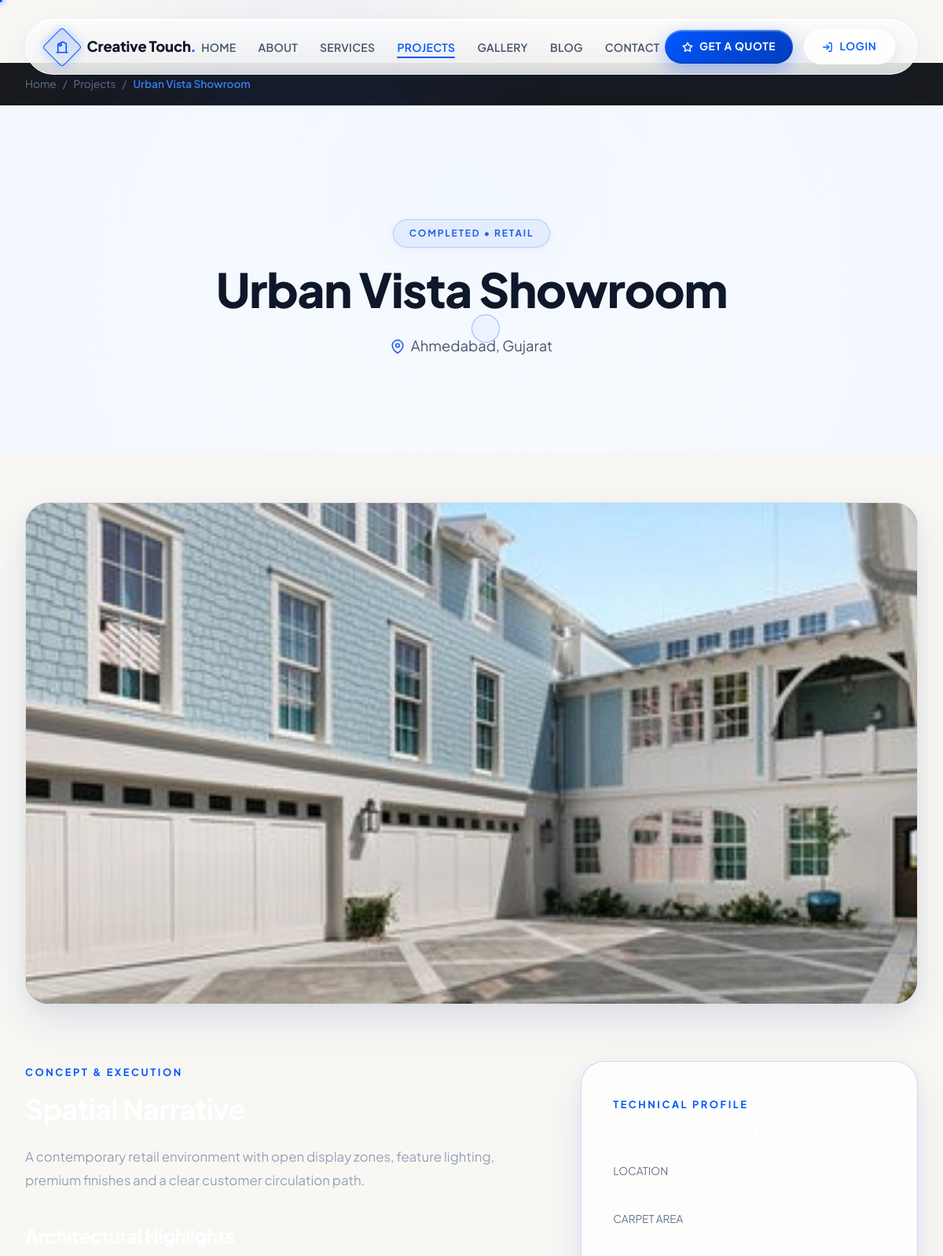
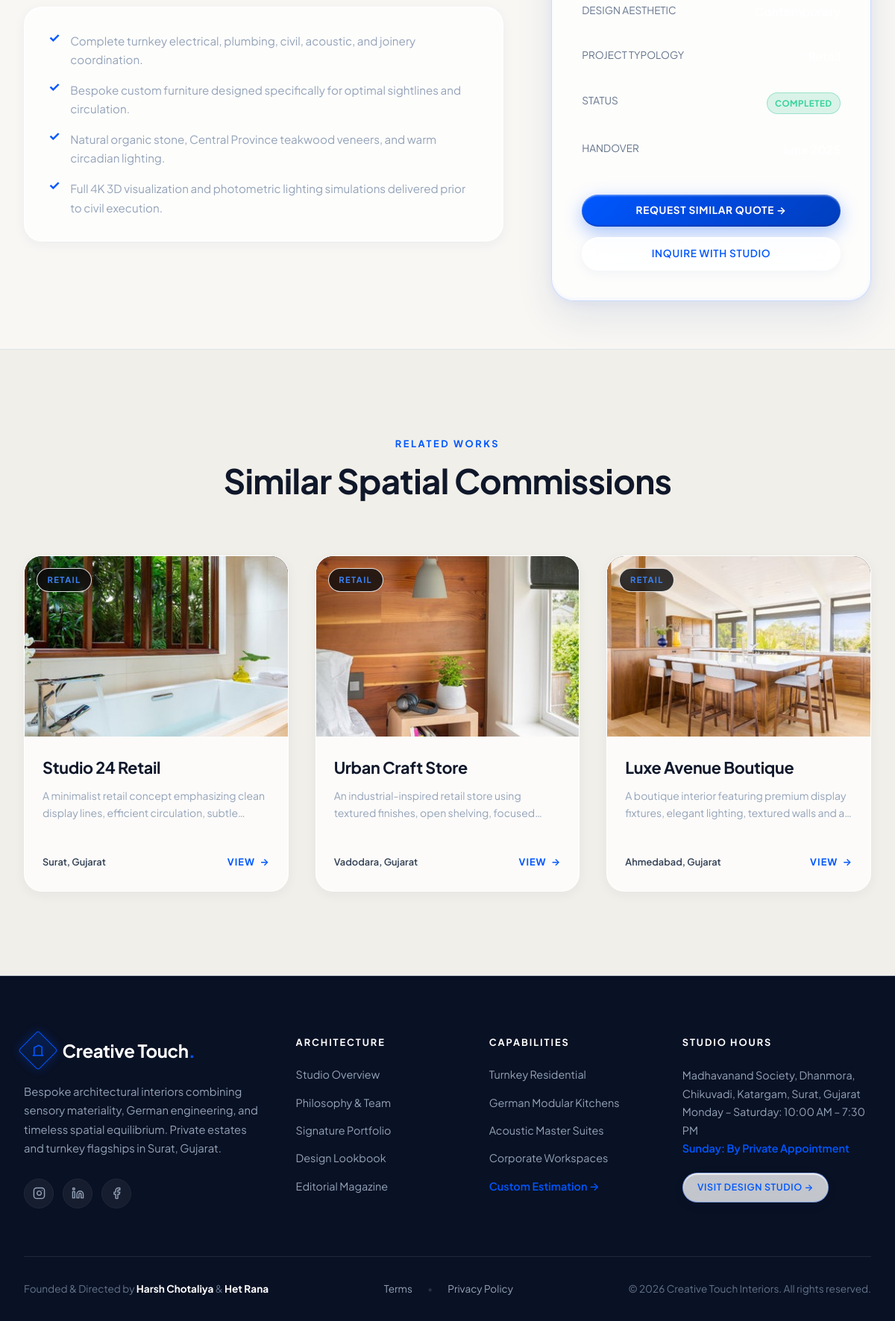
The page /project.php?id=12 on the database its author committed (2 pictures, top to bottom).
### tables this page shows
CREATE TABLE `projects` (
  `id` int(11) NOT NULL,
  `title` varchar(255) NOT NULL,
  `slug` varchar(255) NOT NULL,
  `description` text DEFAULT NULL,
  `image` varchar(255) DEFAULT NULL,
  `category` enum('residential','commercial','office','retail') NOT NULL,
  `location` varchar(255) DEFAULT NULL,
  `area` varchar(50) DEFAULT NULL,
  `design_style` varchar(100) DEFAULT NULL,
  `completion_date` date DEFAULT NULL,
  `budget` decimal(15,2) DEFAULT NULL,
  `status` enum('completed','in_progress','planned') DEFAULT 'planned',
  `featured` tinyint(1) DEFAULT 0,
  `images` longtext DEFAULT NULL CHECK (json_valid(`images`)),
  `created_at` timestamp NOT NULL DEFAULT current_timestamp(),
  `updated_at` timestamp NOT NULL DEFAULT current_timestamp() ON UPDATE current_timestamp()
);

### project.php (the view, shortened to what this page needs)
<?php
require_once 'includes/config.php';
$project_id = isset($_GET['id']) ? (int)$_GET['id'] : 0;
$project = null;
if ($project_id > 0) {
    $stmt = $conn->prepare("SELECT * FROM projects WHERE id = ?");
    $stmt->bind_param("i", $project_id);
    $stmt->execute();
    $result = $stmt->get_result();
    $project = $result->fetch_assoc();
}
$cat = $project['category'] ?? 'residential';
$stmt_rel = $conn->prepare("SELECT * FROM projects WHERE category = ? AND id != ? ORDER BY created_at DESC LIMIT 3");
$stmt_rel->bind_param("si", $cat, $project_id);
$stmt_rel->execute();
$related_res = $stmt_rel->get_result();
$related_projects = [];
if ($related_res && $related_res->num_rows > 0) {
    while ($r = $related_res->fetch_assoc()) $related_projects[] = $r;
}
include 'includes/header.php';
?>
    <div style="background: rgba(12, 14, 19, 0.95); border-bottom: 1px solid var(--glass-border); padding: 1rem 0; margin-top: 5rem; font-size: 0.85rem;">
        <div class="container">
            <div style="display: flex; align-items: center; gap: 0.5rem; color: var(--color-stone);">
                <a href="index.php" style="color: var(--color-stone); transition: color 0.2s;" onmouseover="this.style.color='#fff';" onmouseout="this.style.color='var(--color-stone)';">Home</a>
                <span>/</span>
                <a href="projects.php" style="color: var(--color-stone); transition: color 0.2s;" onmouseover="this.style.color='#fff';" onmouseout="this.style.color='var(--color-stone)';">Projects</a>
                <span>/</span>
                <span style="color: var(--color-bronze-light); font-weight: 600;"><?php echo htmlspecialchars($project['title']); ?></span>
            </div>
        </div>
    </div>
    <section class="spatial-hero-section" style="min-height: 55vh; padding: 6rem 0 4.5rem; background: radial-gradient(circle at 50% 30%, #eff6ff 0%, #ffffff 85%);">
        <div class="spatial-hero-scrim"></div>
        <div class="container" style="position: relative; z-index: 3; text-align: center;">
            <div class="spatial-hero-pill" style="margin-bottom: 1.25rem;">
                <?php echo htmlspecialchars(ucfirst(str_replace('_', ' ', $project['status'] ?? 'Completed'))); ?> &bull; <?php echo htmlspecialchars(ucfirst($project['category'])); ?>
            </div>
            <h1 class="spatial-hero-title" style="font-size: clamp(2.4rem, 5vw, 4rem); max-width: 900px; margin-left: auto; margin-right: auto; color: #0f172a;">
                <?php echo htmlspecialchars($project['title']); ?>
            </h1>
            <p style="font-size: 1.15rem; color: #475569; display: flex; align-items: center; justify-content: center; gap: 0.5rem;">
                <svg width="18" height="18" viewBox="0 0 24 24" fill="none" stroke="#2563eb" stroke-width="2.2">
                    <path d="M21 10c0 7-9 13-9 13s-9-6-9-13a9 9 0 0 1 18 0z"></path>
                    <circle cx="12" cy="10" r="3"></circle>
                </svg>
                <span><?php echo htmlspecialchars($project['location'] ?: 'Surat, Gujarat'); ?></span>
            </p>
        </div>
    </section>
    <section class="spatial-section" style="padding: 4rem 0;">
        <div class="container">
            <div style="border-radius: var(--radius-2xl); overflow: hidden; border: 1px solid var(--glass-border); box-shadow: var(--shadow-spatial-3d); margin-bottom: 4.5rem; aspect-ratio: 16/9; max-height: 640px; background: var(--color-charcoal);">
                <img src="<?php echo htmlspecialchars($project['image'] ?: 'uploads/projects/1786870500_project_05.jpg'); ?>"
                     alt="<?php echo htmlspecialchars($project['title']); ?>"
                     style="width: 100%; height: 100%; object-fit: cover;">
            </div>
            <div style="display: grid; grid-template-columns: 1.5fr 1fr; gap: 4rem; align-items: start;">
                <div>
                    <span class="spatial-section-eyebrow">Concept &amp; Execution</span>
                    <h2 style="font-size: 2.25rem; color: #ffffff; margin-bottom: 1.5rem;">Spatial Narrative</h2>
                    <div style="color: var(--color-stone-light); font-size: 1.05rem; line-height: 1.8; margin-bottom: 2.5rem;">
                        <?php echo nl2br(htmlspecialchars($project['description'] ?: 'This bespoke interior project showcases our signature blend of architectural proportion, tactile materiality, and tailored lighting design. Crafted to provide a tranquil and functional sanctuary, every joinery detail and custom furnishing was specifically fabricated to harmonize with the structural layout.')); ?>
                    </div>
                    <h3 style="font-size: 1.5rem; color: #ffffff; margin-bottom: 1.25rem;">Architectural Highlights</h3>
                    <div style="background: var(--glass-bg-card); border: 1px solid var(--glass-border); border-radius: var(--radius-xl); padding: 2rem; box-shadow: var(--shadow-spatial-sm);">
                        <ul style="list-style: none; display: flex; flex-direction: column; gap: 1rem; color: var(--color-stone-light); font-size: 0.95rem;">
                            <li style="display: flex; gap: 0.85rem; align-items: flex-start;">
                                <span style="color: var(--color-bronze); font-weight: bold; font-size: 1.1rem; line-height: 1;">✓</span>
                                <span>Complete turnkey electrical, plumbing, civil, acoustic, and joinery coordination.</span>
                            </li>
                            <li style="display: flex; gap: 0.85rem; align-items: flex-start;">
                                <span style="color: var(--color-bronze); font-weight: bold; font-size: 1.1rem; line-height: 1;">✓</span>
                                <span>Bespoke custom furniture designed specifically for optimal sightlines and circulation.</span>
                            </li>
                            <li style="display: flex; gap: 0.85rem; align-items: flex-start;">
                                <span style="color: var(--color-bronze); font-weight: bold; font-size: 1.1rem; line-height: 1;">✓</span>
                                <span>Natural organic stone, Central Province teakwood veneers, and warm circadian lighting.</span>
                            </li>
                            <li style="display: flex; gap: 0.85rem; align-items: flex-start;">
                                <span style="color: var(--color-bronze); font-weight: bold; font-size: 1.1rem; line-height: 1;">✓</span>
                                <span>Full 4K 3D visualization and photometric lighting simulations delivered prior to civil execution.</span>
                            </li>
                        </ul>
                    </div>
                </div>
                <div style="background: var(--glass-bg-card); border: 1px solid var(--color-bronze-border); border-radius: var(--radius-2xl); padding: 2.5rem; box-shadow: var(--shadow-spatial-lg); position: sticky; top: 120px;">
                    <span class="spatial-section-eyebrow" style="margin-bottom: 0.5rem;">Technical Profile</span>
                    <h3 style="font-size: 1.5rem; color: #ffffff; margin-bottom: 1.5rem;">Commission Details</h3>
                    <div style="display: flex; flex-direction: column; gap: 1.25rem;">
                        <div style="display: flex; justify-content: space-between; padding-bottom: 0.85rem; border-bottom: 1px solid rgba(255,255,255,0.06);">
                            <span style="color: var(--color-stone); font-size: 0.85rem; text-transform: uppercase;">Location</span>
                            <strong style="color: #ffffff;"><?php echo htmlspecialchars($project['location'] ?: 'Surat, Gujarat'); ?></strong>
                        </div>
                        <div style="display: flex; justify-content: space-between; padding-bottom: 0.85rem; border-bottom: 1px solid rgba(255,255,255,0.06);">
                            <span style="color: var(--color-stone); font-size: 0.85rem; text-transform: uppercase;">Carpet Area</span>
                            <strong style="color: #ffffff;"><?php echo htmlspecialchars($project['area'] ?: '2,500 sq.ft'); ?></strong>
                        </div>
                        <div style="display: flex; justify-content: space-between; padding-bottom: 0.85rem; border-bottom: 1px solid rgba(255,255,255,0.06);">
                            <span style="color: var(--color-stone); font-size: 0.85rem; text-transform: uppercase;">Design Aesthetic</span>
                            <strong style="color: #ffffff;"><?php echo htmlspecialchars($project['design_style'] ?: 'Contemporary Luxury'); ?></strong>
                        </div>
                        <div style="display: flex; justify-content: space-between; padding-bottom: 0.85rem; border-bottom: 1px solid rgba(255,255,255,0.06);">
                            <span style="color: var(--color-stone); font-size: 0.85rem; text-transform: uppercase;">Project Typology</span>
                            <strong style="color: #ffffff;"><?php echo htmlspecialchars(ucfirst($project['category'])); ?></strong>
                        </div>
                        <div style="display: flex; justify-content: space-between; padding-bottom: 0.85rem; border-bottom: 1px solid rgba(255,255,255,0.06);">
                            <span style="color: var(--color-stone); font-size: 0.85rem; text-transform: uppercase;">Status</span>
                            <span class="status-badge <?php echo htmlspecialchars($project['status'] ?: 'completed'); ?>">
                                <?php echo htmlspecialchars(ucfirst(str_replace('_', ' ', $project['status'] ?? 'Completed'))); ?>
                            </span>
                        </div>
                        <?php if (!empty($project['completion_date'])): ?>
                            <div style="display: flex; justify-content: space-between; padding-bottom: 0.85rem; border-bottom: 1px solid rgba(255,255,255,0.06);">
                                <span style="color: var(--color-stone); font-size: 0.85rem; text-transform: uppercase;">Handover</span>
                                <strong style="color: #ffffff;"><?php echo date('F Y', strtotime($project['completion_date'])); ?></strong>
                            </div>
                        <?php endif; ?>
                    </div>
                    <div style="margin-top: 2rem; display: flex; flex-direction: column; gap: 0.85rem;">
                        <a href="consultation.php" class="btn-spatial-bronze" style="justify-content: center; width: 100%;">
                            <span>Request Similar Quote &rarr;</span>
                        </a>
                        <a href="contact.php" class="btn-spatial-outline" style="justify-content: center; width: 100%;">
                            <span>Inquire With Studio</span>
                        </a>
                    </div>
                </div>
            </div>
        </div>
    </section>
    <?php if (!empty($related_projects)): ?>
        <section class="spatial-section spatial-section-alt">
            <div class="container">
                <div class="spatial-section-header">
                    <span class="spatial-section-eyebrow">Related Works</span>
                    <h2 class="spatial-section-title" style="color: #0f172a !important;">Similar Spatial Commissions</h2>
                </div>
                <div class="spatial-projects-grid">
                    <?php foreach ($related_projects as $rel): ?>
                        <article class="spatial-project-card">
                            <div class="spatial-project-thumb-wrap">
                                <span class="spatial-project-badge-tag"><?php echo htmlspecialchars(ucfirst($rel['category'])); ?></span>
                                <img src="<?php echo htmlspecialchars($rel['image'] ?: 'uploads/projects/1786870500_project_05.jpg'); ?>"
                                     alt="<?php echo htmlspecialchars($rel['title']); ?>"
                                     class="spatial-project-thumb"
                                     loading="lazy">
                            </div>
                            <div class="spatial-project-body">
                                <h3 class="spatial-project-title">
                                    <a href="project.php?id=<?php echo $rel['id']; ?>"><?php echo htmlspecialchars($rel['title']); ?></a>
                                </h3>
                                <p class="spatial-project-desc"><?php echo htmlspecialchars($rel['description']); ?></p>
                                <div class="spatial-project-footer">
                                    <span class="spatial-project-spec"><?php echo htmlspecialchars($rel['location'] ?: 'Surat, Gujarat'); ?></span>
                                    <a href="project.php?id=<?php echo $rel['id']; ?>" class="spatial-project-link-btn">
                                        <span>View</span> &rarr;
                                    </a>
                                </div>
                            </div>
                        </article>
                    <?php endforeach; ?>
                </div>
            </div>
        </section>
    <?php endif; ?>
<?php include 'includes/footer.php'; ?>

### rows shown on the page
projects: title "Urban Vista Showroom", status "COMPLETED", category "RETAIL", location "Ahmedabad, Gujarat", image (picture), description "A contemporary retail environment with open display zones, feature lighting, premium finishes and a clear customer circulation path."
projects: category "RETAIL", image (picture), title "Studio 24 Retail", description "A minimalist retail concept emphasizing clean display lines, efficient circulation,…", location "Surat, Gujarat"
projects: category "RETAIL", image (picture), title "Urban Craft Store", description "An industrial-inspired retail store using textured finishes, open shelving,…", location "Vadodara, Gujarat"
projects: category "RETAIL", image (picture), title "Luxe Avenue Boutique", description "A boutique interior featuring premium display fixtures, elegant lighting, textured walls and…", location "Ahmedabad, Gujarat"
